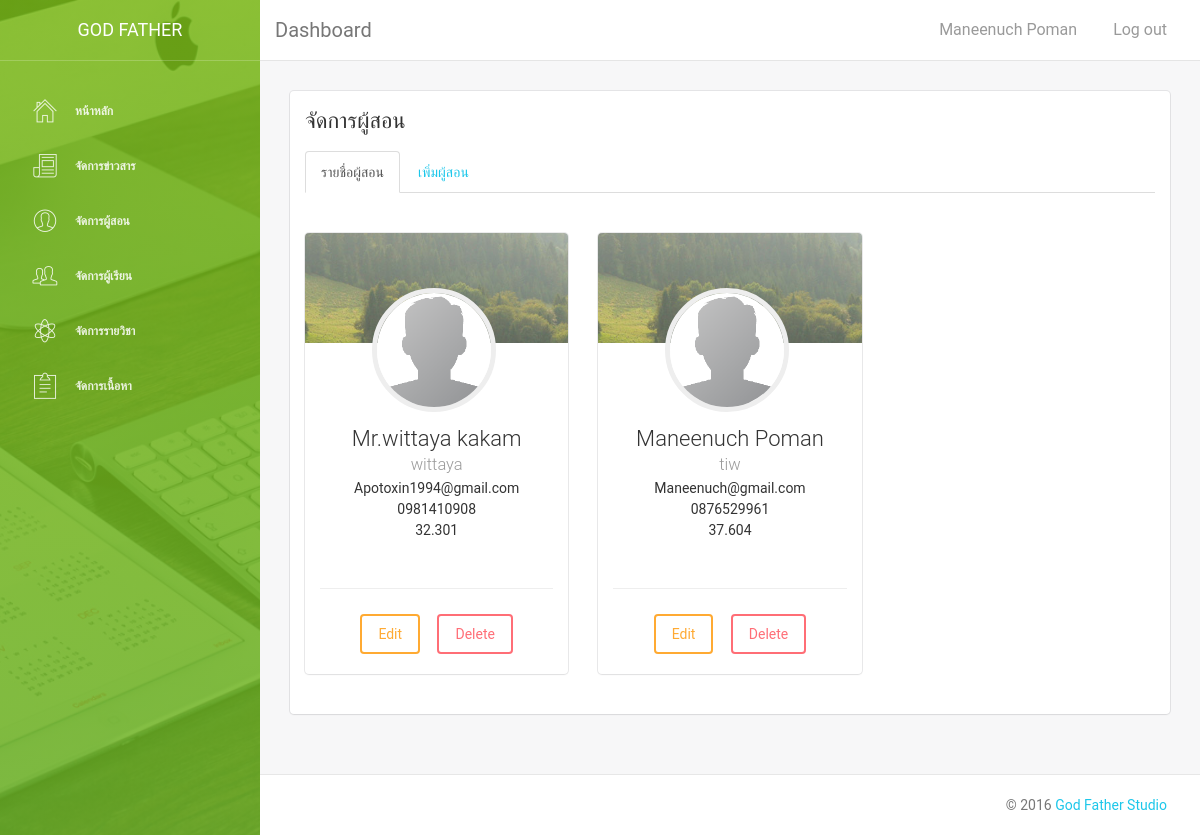
The page /admin/adteacher.php (signed in) on the database as committed earlier.
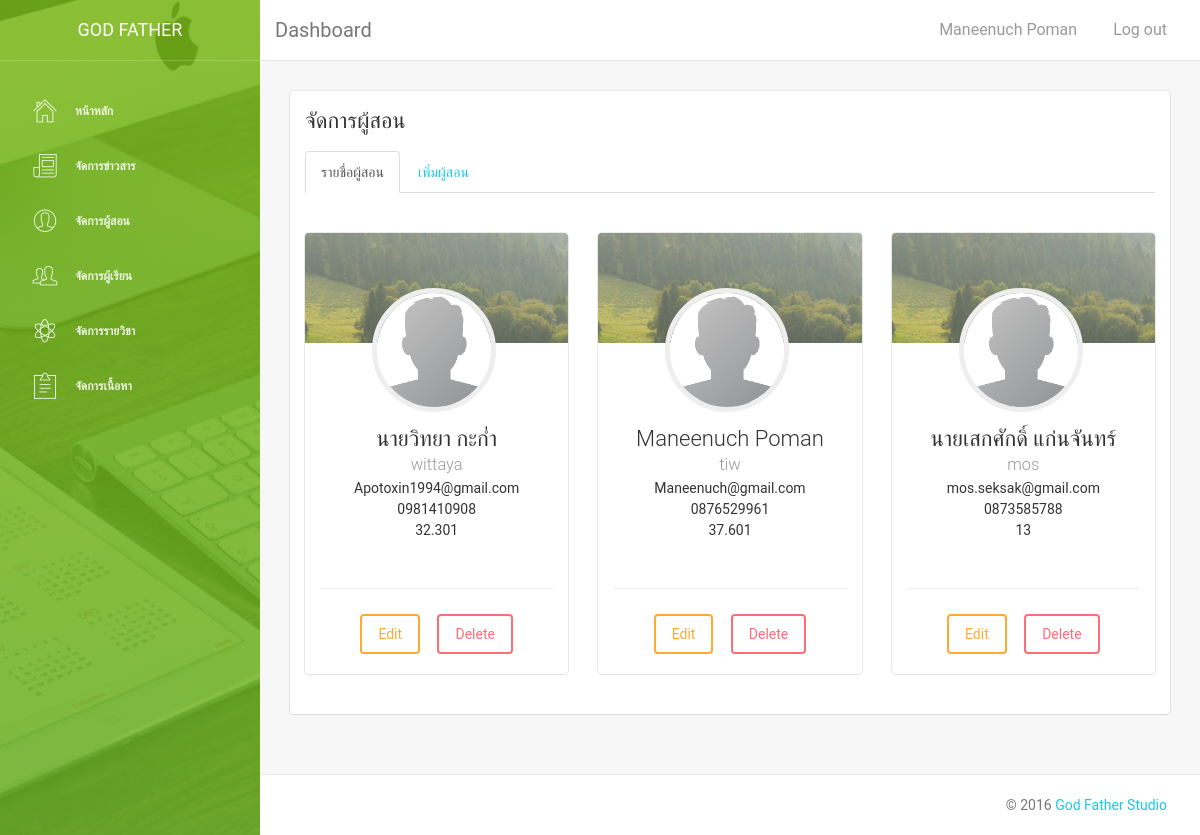
The same page on the database as committed later.
### tables this page shows
CREATE TABLE `teacher` (
  `tid` int(5) NOT NULL,
  `tuser` varchar(50) NOT NULL,
  `tpass` varchar(50) NOT NULL,
  `tname` varchar(50) NOT NULL,
  `tmail` varchar(50) NOT NULL,
  `ttel` varchar(10) NOT NULL,
  `troom` varchar(10) NOT NULL,
  `ttxt` text NOT NULL
);

### admin/adteacher.php (the view, shortened to what the changed rows need)
<?php
include("connectdb.php");
?>
    <!doctype html>
    <html lang="en">
    <head>
        <?php
    include("include/head.php");
    ?>
    </head>
    <body>
        <div class="wrapper">
                <div class="main-panel">
                        <div class="content">
                            <div class="container-fluid">
                                <div class="row">
                                    <div class="col-sm-12">
                                        <div class="card">
                                            <div class="content">
                                                <div class="tab-content">
                                                    <div id="teachername" class="tab-pane fade in active">
                                                        <div class="row">
                <?php
				$mysql = "select * from teacher";
				$result = mysqli_query($link,$mysql);
				while($mydata = mysqli_fetch_array($result,MYSQLI_ASSOC))
				{
				?>
                                                                <div class="col-md-4">
                                                                    <br>
                                                                    <br>
                                                                    <div class="card card-user">
                                                                        <div class="image">
                                                                        </div>
                                                                        <div class="content">
                                                                            <div class="author">
                                                                                <a href="#">
                                                                                    <img class="avatar border-gray" src="assets/img/avatar.png" alt="..." />
                                                                                    <h4 class="title"><?php echo $mydata['tname']?><br />
                                                                                 <small><?php echo $mydata['tuser']?></small>
                                                                                </h4>
                                                                                </a>
                                                                            </div>
                                                                            <p class="description text-center">
                                                                                <?php echo $mydata['tmail']?>
                                                                                    <br>
                                                                                    <?php echo $mydata['ttel']?>
                                                                                        <br>
                                                                                        <?php echo $mydata['troom']?>
                                                                            </p>
                                                                        </div>
                                                                        <hr>
                                                                        <div class="text-center">
                                                                           <br>
                                                                            <a href="editteacher.php?tid=<?php echo $mydata['tid'];?>" class="btn btn-large btn-warning"> Edit </a>
                                                                            <a href="manageteacher.php?tid=<?php echo $mydata['tid'];?>&button=delete" class="btn btn-danger btn-large"> Delete </a>
                                                                            <br>
                                                                            <br>
                                                                        </div>
                                                                    </div>
                                                                </div>
                                                                <?php
				}
							?>
                                                        </div>
                                                    </div>
                                                </div>
                                            </div>
                                        </div>
                                    </div>
                                </div>
                            </div>
                        </div>
                </div>
        </div>
    </body>
    </html>

Rows that differ between the two databases and show on the page:
removed teacher: tname "Mr.wittaya kakam", tuser "wittaya", tmail "Apotoxin1994@gmail.com", ttel "0981410908", troom "32.301"
added teacher: tname "นายวิทยา กะก่ำ", tuser "wittaya", tmail "Apotoxin1994@gmail.com", ttel "0981410908", troom "32.301"
changed teacher "Maneenuch Poman": troom "37.604" → "37.601"
added teacher: tname "นายเสกศักดิ์ แก่นจันทร์", tuser "mos", tmail "mos.seksak@gmail.com", ttel "0873585788", troom "13"
